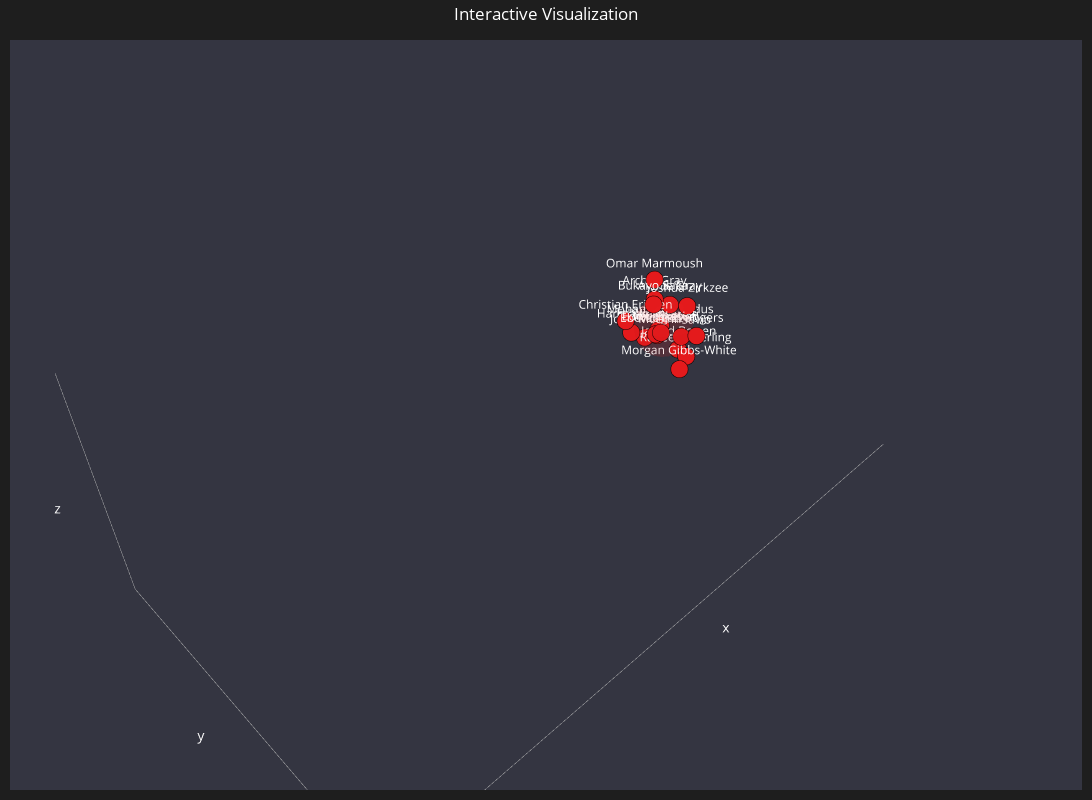

Write notebook code for a chart like this one.
### Code cell
cluster_player_visual_3d_interactive(defensive_player_features_pl,k=20,pos='MF',name='Bukayo Saka')

### Figure 1 — Plotly figure (JSON) as saved in the notebook; plotly's stock layout.template omitted (floating-point values rounded to 4 significant figures; data arrays with more than 128 entries replaced by an {"elided": "..."} marker saying what was removed)
{"data": [{"marker": {"color": "#e41a1c", "line": {"color": "black", "width": 1}, "opacity": 1, "size": 6}, "mode": "markers+text", "name": "Cluster 0", "showlegend": true, "text": ["Jarrod Bowen", "Conor Chaplin", "Christian Eriksen", "Eberechi Eze", "Morgan Gibbs-White", "Archie Gray", "Archie Gray", "Mohammed Kudus", "Omar Marmoush", "John McGinn", "Eddie Nketiah", "Ethan Nwaneri", "Morgan Rogers", "Bukayo Saka", "Sávio", "Raheem Sterling", "Harry Winks", "Joshua Zirkzee"], "textposition": "top center", "type": "scatter3d", "x": [-1.478, -1.149, -0.8086, -1.079, -1.149, -1.863, -1.59, -1.756, -1.435, -1.307, -1.058, -1.584, -1.424, -1.09, -1.57, -1.355, -0.8245, -1.729], "y": [0.6085, 0.3217, -0.1987, 0.3411, 0.9202, 0.03699, -0.1385, -0.06505, -0.06076, -0.09191, 0.4773, 0.008059, 0.6941, 0.2249, 0.9395, 0.9028, -0.05452, 0.545], "z": [-0.1046, 0.235, 0.4725, 0.2901, -0.2745, 0.513, 0.6665, 0.04721, 1.178, -0.0545, 0.3877, 0.03647, 0.2396, 0.8847, 0.2978, -0.08114, 0.2693, 0.7281]}, {"colorscale": [[0, "#e41a1c"], [1, "#e41a1c"]], "hoverinfo": "skip", "opacity": 0.1, "showlegend": false, "showscale": false, "surfacecolor": {"elided": "20x10 float values"}, "type": "surface", "x": {"elided": "20x10 float values"}, "y": {"elided": "20x10 float values"}, "z": {"elided": "20x10 float values"}}, {"hoverinfo": "skip", "marker": {"color": "#e41a1c", "line": {"color": "black", "width": 1}, "opacity": 0, "size": 6}, "mode": "markers", "name": "", "showlegend": false, "type": "scatter3d", "x": [1.519, 1.82, 1.983, 2.564, 2.102, 1.165, 1.813, 1.627], "y": [0.2545, 0.6343, 1.004, 1.494, 0.1958, 1.254, 0.08308, 0.8315], "z": [0.7764, 0.1334, -0.2186, -0.9789, 1.309, 1.788, 0.8797, 0.4853]}, {"hoverinfo": "skip", "marker": {"color": "#e41a1c", "line": {"color": "black", "width": 1}, "opacity": 0, "size": 6}, "mode": "markers", "name": "", "showlegend": false, "type": "scatter3d", "x": [2.848, 2.029, 2.58, 3.15, 3.2, 1.916, 2.973, 2.272, 2.667, 3.045, 2.243, 2.806], "y": [-0.3102, -0.7532, -0.02774, -0.9982, 0.1637, -0.6094, -1.429, -0.3651, -0.7538, -0.7942, -1.115, -0.8297], "z": [-0.02442, -0.3653, 0.1276, -0.2227, -0.3298, -0.7777, 0.9813, -0.05986, 0.2668, -0.637, 0.6014, -0.502]}, {"hoverinfo": "skip", "marker": {"color": "#377eb8", "line": {"color": "black", "width": 1}, "opacity": 0, "size": 6}, "mode": "markers", "name": "", "showlegend": false, "type": "scatter3d", "x": [-0.4006, -0.4113, -0.3615, -1.137, -0.5697, -0.2715, -0.5441, -0.7894], "y": [-0.01858, -0.5476, 0.2595, -0.2424, 0.2535, -0.291, -0.01185, 0.3183], "z": [-0.256, 0.09134, -0.4109, -0.7886, -0.3918, -0.1914, -0.5895, -0.8391]}, {"hoverinfo": "skip", "marker": {"color": "#377eb8", "line": {"color": "black", "width": 1}, "opacity": 0, "size": 6}, "mode": "markers", "name": "", "showlegend": false, "type": "scatter3d", "x": [5.729, 4.589, 5.51, 3.814, 3.872, 5.327, 4.763], "y": [-0.6724, -1.157, -1.306, -0.4219, -1.367, 1.019, 0.4417], "z": [-0.1937, 1.153, 1.115, -0.2147, -1.839, -2.374, -0.5063]}, {"hoverinfo": "skip", "marker": {"color": "#4daf4a", "line": {"color": "black", "width": 1}, "opacity": 0, "size": 6}, "mode": "markers", "name": "", "showlegend": false, "type": "scatter3d", "x": [0.4861, 0.4335, -0.1711, 0.2012, -0.6758, -0.4325, -0.00187, -0.7778, -0.6344, -1.717, -1.013, -0.1695, -0.3767, -1.104, -0.08014, -0.06032, -1.102, -0.5217], "y": [1.278, 1.247, 0.9233, 1.657, 1.402, 1.106, 0.9266, 1.028, 1.306, 1.89, 1.552, 1.191, 0.5669, 1.638, 0.9432, 0.8906, 1.25, 0.8623], "z": [0.56, 0.5576, 0.08958, -0.00143, 0.002828, 0.4984, 0.5573, -0.2511, -0.4608, 0.345, 0.6413, 0.8142, 0.09435, 0.2191, 0.3372, 0.4254, 0.657, 0.7108]}, {"hoverinfo": "skip", "marker": {"color": "#4daf4a", "line": {"color": "black", "width": 1}, "opacity": 0, "size": 6}, "mode": "markers", "name": "", "showlegend": false, "type": "scatter3d", "x": [-4.402, -3.165, -4.027, -4.037, -2.93], "y": [-1.013, -0.4941, -1.697, -1.314, -0.4076], "z": [-1.778, -0.6843, -0.8108, -1.457, -1.463]}, {"hoverinfo": "skip", "marker": {"color": "#984ea3", "line": {"color": "black", "width": 1}, "opacity": 0, "size": 6}, "mode": "markers", "name": "", "showlegend": false, "type": "scatter3d", "x": [1.075, -0.3552, 0.6655, 1.198, 0.523, -0.1712, 0.2181], "y": [-0.8385, -1.415, -0.4855, -0.3913, -1.248, -2.513, -0.6758], "z": [-0.4592, -1.213, -0.658, -1.119, -1.588, -1.7, -0.6416]}, {"hoverinfo": "skip", "marker": {"color": "#984ea3", "line": {"color": "black", "width": 1}, "opacity": 0, "size": 6}, "mode": "markers", "name": "", "showlegend": false, "type": "scatter3d", "x": [1.031, 1.616, 1.641, 1.47, 1.578, 0.9489, 1.557, 1.13], "y": [-0.1984, 0.1225, 0.2889, -0.09247, 0.3611, -0.3162, 0.4906, -0.1776], "z": [0.2424, -0.05027, -1.374, -0.1466, -0.2543, 0.1142, -0.8938, 0.5052]}, {"hoverinfo": "skip", "marker": {"color": "#ff7f00", "line": {"color": "black", "width": 1}, "opacity": 0, "size": 6}, "mode": "markers", "name": "", "showlegend": false, "type": "scatter3d", "x": [-0.4611, -0.6796], "y": [3.359, 3.55], "z": [1.792, 1.665]}, {"hoverinfo": "skip", "marker": {"color": "#ff7f00", "line": {"color": "black", "width": 1}, "opacity": 0, "size": 6}, "mode": "markers", "name": "", "showlegend": false, "type": "scatter3d", "x": [-1.629, -1.097, -1.388, -1.366], "y": [-2.592, -1.886, -2.604, -1.816], "z": [0.3711, 0.4674, 1.269, 0.9238]}, {"hoverinfo": "skip", "marker": {"color": "#ffff33", "line": {"color": "black", "width": 1}, "opacity": 0, "size": 6}, "mode": "markers", "name": "", "showlegend": false, "type": "scatter3d", "x": [-2.771, -2.373, -2.427, -2.634, -1.842, -2.328, -1.898, -1.561, -2.332, -1.605, -2.428, -2.098, -2.259, -2.122, -2.444, -2.225, -2.435], "y": [-0.3933, 0.07765, -0.4166, 0.03359, 0.2303, 0.2888, 0.5798, 0.6189, 0.2676, 0.6342, -0.01067, 0.7947, 0.5232, -0.5994, -0.08933, 0.5433, 0.7253], "z": [-0.8922, -0.2924, -1.05, -0.6811, -0.5132, -0.002054, -0.08847, -0.7534, -0.2996, -0.7688, -0.5893, -0.2068, -0.4334, -0.524, -0.01949, -0.6029, -1.359]}, {"hoverinfo": "skip", "marker": {"color": "#ffff33", "line": {"color": "black", "width": 1}, "opacity": 0, "size": 6}, "mode": "markers", "name": "", "showlegend": false, "type": "scatter3d", "x": [-0.2034, -0.3194, -0.07942, -0.3364, -0.4991, -0.2666, -0.2857, 0.01497, -0.06927], "y": [0.5292, -0.01828, 0.1072, 0.708, -0.9073, 0.07841, 0.7497, 0.2891, 0.3595], "z": [0.984, 0.8535, 1.127, 1.192, 1.109, 0.6114, 0.8781, 1.532, 1.038]}, {"hoverinfo": "skip", "marker": {"color": "#a65628", "line": {"color": "black", "width": 1}, "opacity": 0, "size": 6}, "mode": "markers", "name": "", "showlegend": false, "type": "scatter3d", "x": [-1.058, -1.013, -1.797, -1.496, -0.8288, -1.658, -1.139, -1.678, -2.264, -1.882, -1.663, -0.9421, -1.224, -2.306, -0.6225, -1.409, -2.225, -1.404, -1.504, -1.264, -1.569, -1.118, -1.925], "y": [-0.4128, -0.7078, -0.2924, -0.3283, -0.7056, -0.1896, -0.6337, -1.096, -0.8267, -0.674, -0.6692, -1.108, -0.6841, -1.138, -0.5711, -0.2816, -0.4224, -0.3963, -0.8609, -0.9659, -0.7295, -0.6097, -0.8473], "z": [-0.3088, 0.02004, -0.02993, -0.5538, -0.1677, -0.3088, 1.027, -0.4528, 0.2821, 0.6581, -0.2619, 0.819, 0.306, -0.1765, 0.2707, -0.5767, 0.01587, -0.06508, 0.3418, 0.8413, -0.3702, 0.7936, 0.3937]}, {"hoverinfo": "skip", "marker": {"color": "#a65628", "line": {"color": "black", "width": 1}, "opacity": 0, "size": 6}, "mode": "markers", "name": "", "showlegend": false, "type": "scatter3d", "x": [1.473, 0.8597, 0.7979, 2.059, 1.072, 1.907, 1.67, 1.559, 0.8122], "y": [-1.767, -1.012, -1.326, -0.7581, -1.093, -0.649, -0.2576, -0.3785, -0.66], "z": [0.3438, 0.8817, 1.067, 1.181, 0.9197, 0.5127, 1.639, 0.505, 0.7025]}, {"hoverinfo": "skip", "marker": {"color": "#f781bf", "line": {"color": "black", "width": 1}, "opacity": 0, "size": 6}, "mode": "markers", "name": "", "showlegend": false, "type": "scatter3d", "x": [1.383, 0.7618, -0.1243, 0.5365, 1.003, 0.5435, 0.5586, 0.5473, 0.2098, 1.495, 0.7398, 1.04], "y": [1.064, 1.076, 0.9405, 0.8461, 0.6862, 0.669, 0.7433, 0.8007, 0.4218, 0.3442, 1.035, 1.074], "z": [-1.244, -0.06999, -0.9546, -0.6995, -0.4955, -1.032, -1.078, -1.198, -1.527, -0.831, -0.1789, -0.2819]}, {"hoverinfo": "skip", "marker": {"color": "#f781bf", "line": {"color": "black", "width": 1}, "opacity": 0, "size": 6}, "mode": "markers", "name": "", "showlegend": false, "type": "scatter3d", "x": [0.2362, 0.8494, 0.1507, 0.5162, 0.4609, 0.5523, 0.1743, 0.3427, -0.02777, -0.311, 0.07504, 0.6082, -0.01163], "y": [0.0953, 0.7027, 0.3676, 0.8358, -0.006332, 0.3121, 0.3327, 0.5624, 0.5701, 0.00739, 0.1979, 0.4998, 0.2098], "z": [0.1565, 0.9326, 0.5298, 0.1765, 0.3219, 0.6794, 0.4175, 0.1799, 0.6516, 0.3304, 0.02284, 0.04517, 0.2848]}, {"hoverinfo": "skip", "marker": {"color": "#999999", "line": {"color": "black", "width": 1}, "opacity": 0, "size": 6}, "mode": "markers", "name": "", "showlegend": false, "type": "scatter3d", "x": [7.881], "y": [0.757], "z": [-2.089]}, {"hoverinfo": "skip", "marker": {"color": "#999999", "line": {"color": "black", "width": 1}, "opacity": 0, "size": 6}, "mode": "markers", "name": "", "showlegend": false, "type": "scatter3d", "x": [1.343, 0.428], "y": [-1.955, -3.168], "z": [1.813, 1.82]}, {"hoverinfo": "skip", "marker": {"color": "#999999", "line": {"color": "black", "width": 1}, "opacity": 0, "size": 6}, "mode": "markers", "name": "", "showlegend": false, "type": "scatter3d", "x": [0.002108, 0.7603, 0.5676, 0.3094, 0.4301, 0.5867, 0.3344, 0.1354, 0.3405, 0.7297, 0.5017, 0.4306, 0.6542, 0.6866, 0.565, 0.1905], "y": [-0.1684, -0.06692, -0.1141, -0.2208, -0.036, -0.5413, -0.1163, -0.2851, 0.2207, 0.4008, 0.5811, 0.03736, 0.1598, -0.08054, 0.2725, 0.03053], "z": [-0.2218, -0.3834, -0.3253, -0.1264, -0.04717, -0.2325, -0.3157, -0.478, -0.2975, -0.773, -0.8565, -1.046, -0.000577, -0.4188, -0.1859, -1.057]}], "layout": {"font": {"color": "white"}, "height": 800, "legend": {"bgcolor": "rgba(0,0,0,0)", "bordercolor": "rgba(0,0,0,0)", "borderwidth": 0, "font": {"color": "white", "size": 12}, "itemsizing": "constant", "itemwidth": 30, "orientation": "h", "traceorder": "normal", "x": 1, "y": 1.15}, "margin": {"b": 10, "l": 10, "r": 10, "t": 40}, "paper_bgcolor": "#1e1e1e", "scene": {"bgcolor": "#343541", "xaxis": {"linecolor": "rgba(255,255,255,0.2)", "linewidth": 0.5, "showgrid": false, "showticklabels": false, "zeroline": false}, "yaxis": {"linecolor": "rgba(255,255,255,0.2)", "linewidth": 0.5, "showgrid": false, "showticklabels": false, "zeroline": false}, "zaxis": {"linecolor": "rgba(255,255,255,0.2)", "linewidth": 0.5, "showgrid": false, "showticklabels": false, "zeroline": false}}, "showlegend": false, "title": {"text": "Interactive Visualization", "x": 0.5}, "width": 1200}}
